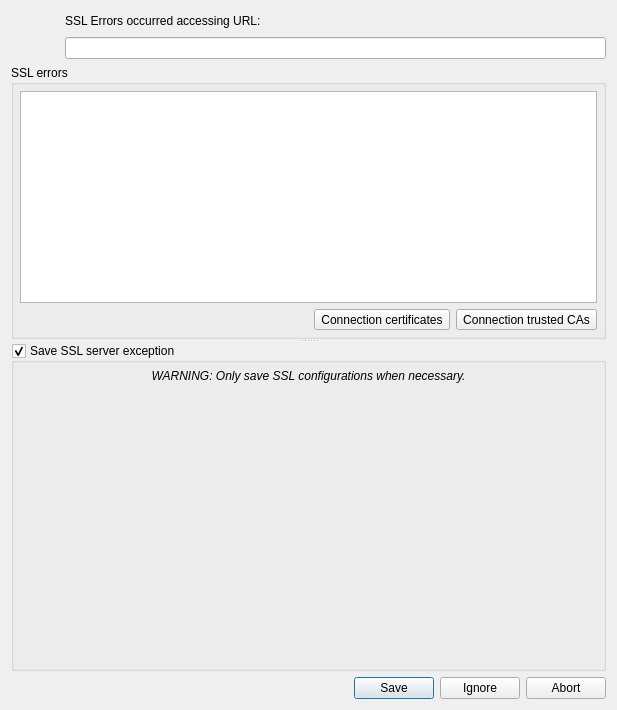
<?xml version="1.0" encoding="UTF-8"?>
<ui version="4.0">
 <class>QgsAuthSslErrorsDialog</class>
 <widget class="QDialog" name="QgsAuthSslErrorsDialog">
  <property name="geometry">
   <rect>
    <x>0</x>
    <y>0</y>
    <width>617</width>
    <height>710</height>
   </rect>
  </property>
  <property name="windowTitle">
   <string>Custom Certificate Configuration</string>
  </property>
  <layout class="QVBoxLayout" name="verticalLayout">
   <item>
    <layout class="QHBoxLayout" name="horizontalLayout_3">
     <item>
      <widget class="QLabel" name="lblWarningIcon">
       <property name="sizePolicy">
        <sizepolicy hsizetype="Maximum" vsizetype="Maximum">
         <horstretch>0</horstretch>
         <verstretch>0</verstretch>
        </sizepolicy>
       </property>
       <property name="minimumSize">
        <size>
         <width>48</width>
         <height>48</height>
        </size>
       </property>
       <property name="maximumSize">
        <size>
         <width>48</width>
         <height>48</height>
        </size>
       </property>
       <property name="text">
        <string/>
       </property>
      </widget>
     </item>
     <item>
      <layout class="QVBoxLayout" name="verticalLayout_4">
       <property name="spacing">
        <number>6</number>
       </property>
       <item>
        <widget class="QLabel" name="lblErrorsText">
         <property name="text">
          <string>SSL Errors occurred accessing URL:</string>
         </property>
         <property name="wordWrap">
          <bool>true</bool>
         </property>
        </widget>
       </item>
       <item>
        <widget class="QLineEdit" name="leUrl">
         <property name="readOnly">
          <bool>true</bool>
         </property>
        </widget>
       </item>
      </layout>
     </item>
    </layout>
   </item>
   <item>
    <widget class="QSplitter" name="splitter">
     <property name="orientation">
      <enum>Qt::Vertical</enum>
     </property>
     <property name="childrenCollapsible">
      <bool>false</bool>
     </property>
     <widget class="QgsCollapsibleGroupBoxBasic" name="grpbxSslErrors">
      <property name="sizePolicy">
       <sizepolicy hsizetype="Preferred" vsizetype="Preferred">
        <horstretch>0</horstretch>
        <verstretch>1</verstretch>
       </sizepolicy>
      </property>
      <property name="title">
       <string>SSL errors</string>
      </property>
      <layout class="QVBoxLayout" name="verticalLayout_3">
       <property name="spacing">
        <number>6</number>
       </property>
       <property name="leftMargin">
        <number>6</number>
       </property>
       <property name="topMargin">
        <number>6</number>
       </property>
       <property name="rightMargin">
        <number>6</number>
       </property>
       <property name="bottomMargin">
        <number>6</number>
       </property>
       <item>
        <widget class="QPlainTextEdit" name="teSslErrors">
         <property name="readOnly">
          <bool>true</bool>
         </property>
        </widget>
       </item>
       <item>
        <layout class="QHBoxLayout" name="horizontalLayout">
         <item>
          <spacer name="horizontalSpacer">
           <property name="orientation">
            <enum>Qt::Horizontal</enum>
           </property>
           <property name="sizeHint" stdset="0">
            <size>
             <width>1</width>
             <height>1</height>
            </size>
           </property>
          </spacer>
         </item>
         <item>
          <widget class="QToolButton" name="btnChainInfo">
           <property name="toolTip">
            <string>Show information for certificate chain</string>
           </property>
           <property name="text">
            <string>Connection certificates</string>
           </property>
           <property name="icon">
            <iconset resource="../../../images/images.qrc">
             <normaloff>:/images/themes/default/propertyicons/metadata.svg</normaloff>:/images/themes/default/propertyicons/metadata.svg</iconset>
           </property>
           <property name="toolButtonStyle">
            <enum>Qt::ToolButtonTextBesideIcon</enum>
           </property>
          </widget>
         </item>
         <item>
          <widget class="QToolButton" name="btnChainCAs">
           <property name="toolTip">
            <string>Show information for certificate chain</string>
           </property>
           <property name="text">
            <string>Connection trusted CAs</string>
           </property>
           <property name="icon">
            <iconset resource="../../../images/images.qrc">
             <normaloff>:/images/themes/default/propertyicons/metadata.svg</normaloff>:/images/themes/default/propertyicons/metadata.svg</iconset>
           </property>
           <property name="toolButtonStyle">
            <enum>Qt::ToolButtonTextBesideIcon</enum>
           </property>
          </widget>
         </item>
        </layout>
       </item>
      </layout>
     </widget>
     <widget class="QgsCollapsibleGroupBoxBasic" name="grpbxSslConfig">
      <property name="sizePolicy">
       <sizepolicy hsizetype="Preferred" vsizetype="Preferred">
        <horstretch>0</horstretch>
        <verstretch>5</verstretch>
       </sizepolicy>
      </property>
      <property name="title">
       <string>Save SSL server exception</string>
      </property>
      <property name="checkable">
       <bool>true</bool>
      </property>
      <layout class="QVBoxLayout" name="verticalLayout_2">
       <property name="spacing">
        <number>12</number>
       </property>
       <property name="leftMargin">
        <number>6</number>
       </property>
       <property name="topMargin">
        <number>6</number>
       </property>
       <property name="rightMargin">
        <number>6</number>
       </property>
       <property name="bottomMargin">
        <number>6</number>
       </property>
       <item>
        <widget class="QLabel" name="lblWarningText">
         <property name="sizePolicy">
          <sizepolicy hsizetype="Preferred" vsizetype="Maximum">
           <horstretch>0</horstretch>
           <verstretch>0</verstretch>
          </sizepolicy>
         </property>
         <property name="font">
          <font>
           <italic>true</italic>
          </font>
         </property>
         <property name="text">
          <string>WARNING: Only save SSL configurations when necessary.</string>
         </property>
         <property name="alignment">
          <set>Qt::AlignCenter</set>
         </property>
        </widget>
       </item>
       <item>
        <widget class="QgsAuthSslConfigWidget" name="wdgtSslConfig" native="true"/>
       </item>
      </layout>
     </widget>
    </widget>
   </item>
   <item>
    <widget class="QDialogButtonBox" name="buttonBox">
     <property name="orientation">
      <enum>Qt::Horizontal</enum>
     </property>
     <property name="standardButtons">
      <set>QDialogButtonBox::Abort|QDialogButtonBox::Ignore|QDialogButtonBox::Save</set>
     </property>
    </widget>
   </item>
  </layout>
 </widget>
 <customwidgets>
  <customwidget>
   <class>QgsAuthSslConfigWidget</class>
   <extends>QWidget</extends>
   <header>qgsauthsslconfigwidget.h</header>
   <container>1</container>
  </customwidget>
  <customwidget>
   <class>QgsCollapsibleGroupBoxBasic</class>
   <extends>QGroupBox</extends>
   <header>qgscollapsiblegroupbox.h</header>
   <container>1</container>
  </customwidget>
 </customwidgets>
 <tabstops>
  <tabstop>leUrl</tabstop>
  <tabstop>teSslErrors</tabstop>
  <tabstop>btnChainInfo</tabstop>
  <tabstop>btnChainCAs</tabstop>
  <tabstop>grpbxSslConfig</tabstop>
 </tabstops>
 <resources>
  <include location="../../../images/images.qrc"/>
 </resources>
 <connections/>
</ui>
